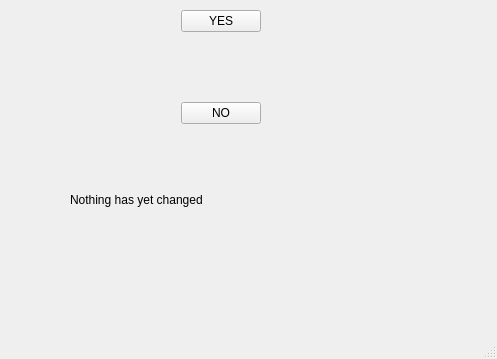
<?xml version="1.0" encoding="UTF-8"?>
<ui version="4.0">
 <class>MainWindow</class>
 <widget class="QMainWindow" name="MainWindow">
  <property name="geometry">
   <rect>
    <x>0</x>
    <y>0</y>
    <width>497</width>
    <height>359</height>
   </rect>
  </property>
  <property name="windowTitle">
   <string>MainWindow</string>
  </property>
  <widget class="QWidget" name="centralwidget">
   <widget class="QWidget" name="">
    <property name="geometry">
     <rect>
      <x>70</x>
      <y>10</y>
      <width>301</width>
      <height>261</height>
     </rect>
    </property>
    <layout class="QVBoxLayout" name="verticalLayout">
     <item>
      <layout class="QHBoxLayout" name="horizontalLayout">
       <item>
        <spacer name="horizontalSpacer">
         <property name="orientation">
          <enum>Qt::Horizontal</enum>
         </property>
         <property name="sizeHint" stdset="0">
          <size>
           <width>40</width>
           <height>20</height>
          </size>
         </property>
        </spacer>
       </item>
       <item>
        <widget class="QPushButton" name="yes_button">
         <property name="text">
          <string>YES</string>
         </property>
        </widget>
       </item>
       <item>
        <spacer name="horizontalSpacer_2">
         <property name="orientation">
          <enum>Qt::Horizontal</enum>
         </property>
         <property name="sizeHint" stdset="0">
          <size>
           <width>40</width>
           <height>20</height>
          </size>
         </property>
        </spacer>
       </item>
      </layout>
     </item>
     <item>
      <spacer name="verticalSpacer">
       <property name="orientation">
        <enum>Qt::Vertical</enum>
       </property>
       <property name="sizeHint" stdset="0">
        <size>
         <width>20</width>
         <height>40</height>
        </size>
       </property>
      </spacer>
     </item>
     <item>
      <layout class="QHBoxLayout" name="horizontalLayout_2">
       <item>
        <spacer name="horizontalSpacer_3">
         <property name="orientation">
          <enum>Qt::Horizontal</enum>
         </property>
         <property name="sizeHint" stdset="0">
          <size>
           <width>40</width>
           <height>20</height>
          </size>
         </property>
        </spacer>
       </item>
       <item>
        <widget class="QPushButton" name="no_button">
         <property name="text">
          <string>NO</string>
         </property>
        </widget>
       </item>
       <item>
        <spacer name="horizontalSpacer_4">
         <property name="orientation">
          <enum>Qt::Horizontal</enum>
         </property>
         <property name="sizeHint" stdset="0">
          <size>
           <width>40</width>
           <height>20</height>
          </size>
         </property>
        </spacer>
       </item>
      </layout>
     </item>
     <item>
      <spacer name="verticalSpacer_3">
       <property name="orientation">
        <enum>Qt::Vertical</enum>
       </property>
       <property name="sizeHint" stdset="0">
        <size>
         <width>20</width>
         <height>40</height>
        </size>
       </property>
      </spacer>
     </item>
     <item>
      <widget class="QLabel" name="label">
       <property name="text">
        <string>Nothing has yet changed</string>
       </property>
      </widget>
     </item>
     <item>
      <spacer name="verticalSpacer_2">
       <property name="orientation">
        <enum>Qt::Vertical</enum>
       </property>
       <property name="sizeHint" stdset="0">
        <size>
         <width>20</width>
         <height>40</height>
        </size>
       </property>
      </spacer>
     </item>
    </layout>
   </widget>
  </widget>
  <widget class="QMenuBar" name="menubar">
   <property name="geometry">
    <rect>
     <x>0</x>
     <y>0</y>
     <width>497</width>
     <height>22</height>
    </rect>
   </property>
  </widget>
  <widget class="QStatusBar" name="statusbar"/>
 </widget>
 <resources/>
 <connections/>
</ui>
